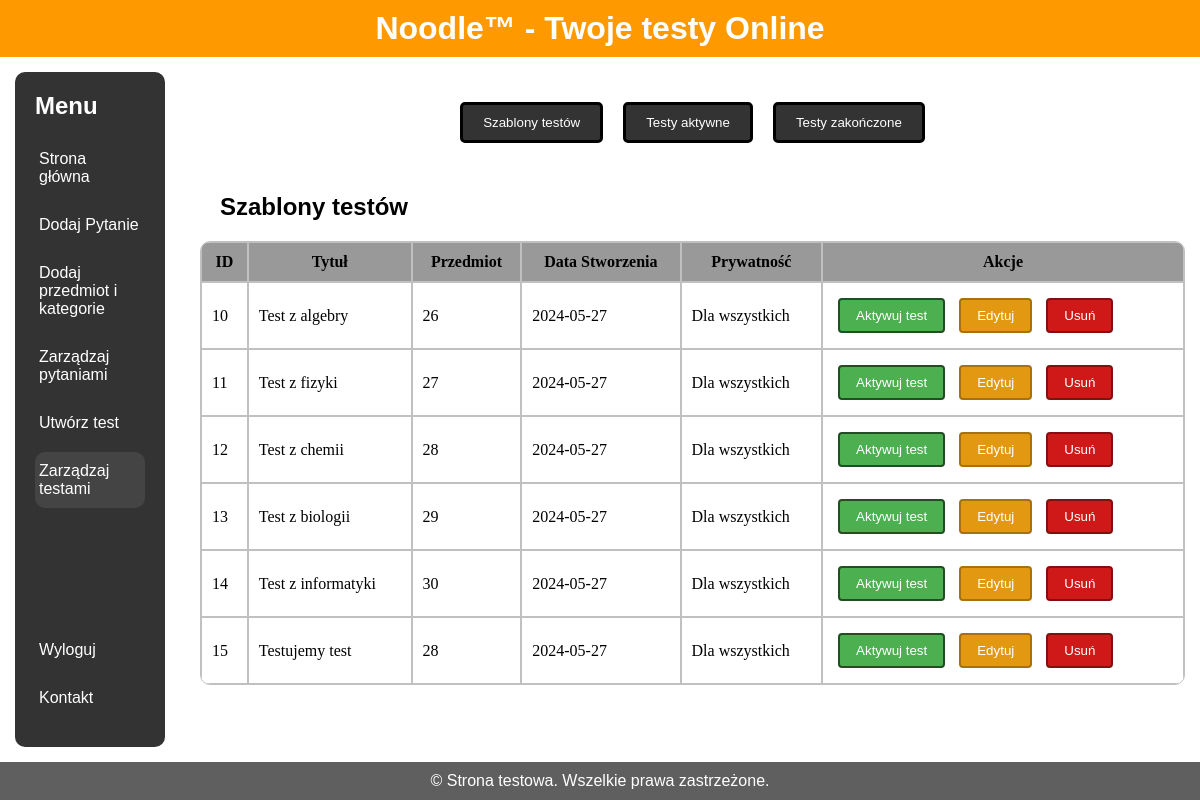
Before: /Strona/html/panel_nauczyciela/zarz_testami.php (signed in) with the older database file.
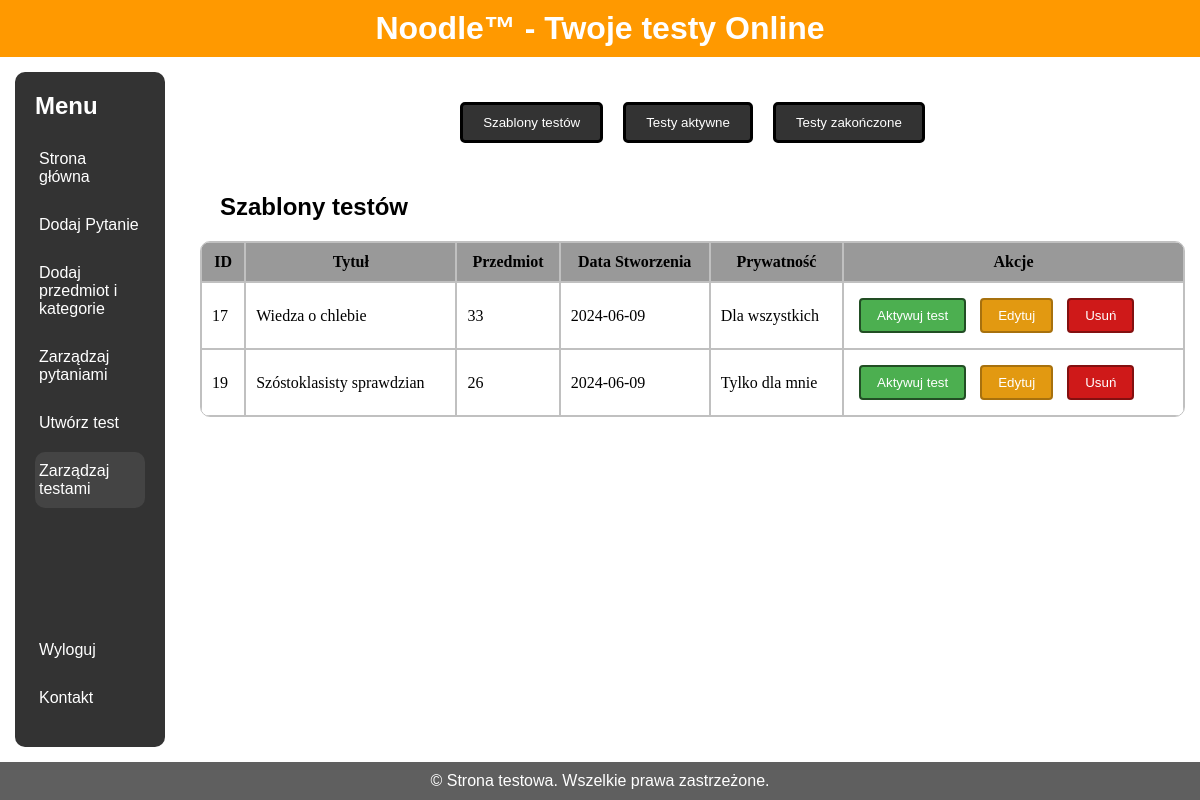
After: the same page with the newer database file.
### tables this page shows
CREATE TABLE `testy_stworzone` (
  `id` int(11) NOT NULL,
  `autor` int(11) NOT NULL,
  `przedmiot` int(11) NOT NULL,
  `prywatnosc` tinyint(1) NOT NULL,
  `tytuł` varchar(50) DEFAULT NULL,
  `data_stworzenia` date NOT NULL
);

### Strona/html/panel_nauczyciela/zarz_testami.php (the view, shortened to what this page needs)
<!DOCTYPE html>
<html lang="en">
<head>
	<link rel="stylesheet" href="../styles.css">
</head>
<body>
	<div class="wrapper">
		<div class="header-content" id="head">
      		<h1>Noodle™ - Twoje testy Online</h1>
    		</div>
    		<div class="container">
      		<div class="sidebar" id="menu">
        		<ul>
				<h2>Menu</h2>
                <li><a href="strona_glowna.php" >Strona główna</a></li>
                <li><a href="dodaj.php">Dodaj Pytanie</a></li>
                <li><a href="dodaj_kat.php">Dodaj przedmiot i kategorie</a></li>
                <li><a href="zarz_pyt.php">Zarządzaj pytaniami</a></li>
                <li><a href="utworz_test.php">Utwórz test</a></li>
                <li><a href="zarz_testami.php" class="aktualna-strona">Zarządzaj testami</a></li>
        		</ul>
			<ul>
                <li>
    				<a href="../logowanie/logout.php">Wyloguj</a>
				</li>
				<li>
					<a href="../kontakt.php">Kontakt</a>
				</li>
			</ul>
      		</div>
			<div class="main-content" id="main">
                <div class="table-buttons">
                    <button onclick="toggleVisibility('testTemplates')">Szablony testów</button>
                    <button onclick="toggleVisibility('activeTests')">Testy aktywne</button>
                    <button onclick="toggleVisibility('finishedTests')">Testy zakończone</button>
                </div>
            <h2 class="h2-zarzadzajtestami" id="testTemplatesTitle" style="display:none;">Szablony testów</h2>
                <table id="testTemplates" style="display:none;">
                    <thead>
                        <tr>
                            <th>ID</th>
                            <th>Tytuł</th>
                            <th>Przedmiot</th>
                            <th>Data Stworzenia</th>
                            <th>Prywatność</th>
                            <th>Akcje</th>
                        </tr>
                    </thead>
                        <tbody>
                            <?php
                                $servername = "localhost";
                                $username = "root";
                                $password = "";
                                $dbname = "baza";
                                $conn = new mysqli($servername, $username, $password, $dbname);
                                    $sql = "SELECT  testy_stworzone.id AS id,
                                                    testy_stworzone.autor AS autor,
                                                    testy_stworzone.przedmiot AS przedmiot,
                                                    testy_stworzone.prywatnosc AS prywatnosc,
                                                    testy_stworzone.tytuł AS tytul,
                                                    testy_stworzone.data_stworzenia AS data_stwo
                                            FROM testy_stworzone;";
                                    $result = $conn->query($sql);
                                    if ($result->num_rows > 0) {
                                        while($row = $result->fetch_assoc()) {
                                            echo '
                                            <tr>
                                                <td>' . $row['id'] . '</td>
                                                <td>' . $row['tytul'] . '</td>
                                                <td>' . $row['przedmiot'] . '</td>
                                                <td>' . $row['data_stwo'] . '</td>
                                                <td>' . ($row['prywatnosc'] === '1' ? 'Tylko dla mnie' : 'Dla wszystkich') . '</td>
                                                <td>
                                                    <button class="test-action-button1" onclick="activateTest(' .  $row['id'] . ')">Aktywuj test</button>
                                                    <button class="test-action-button2" onclick="editTest(' .  $row['id'] . ')">Edytuj</button>
                                                    <button class="test-action-button3" onclick="deleteTest(' .  $row['id'] . ')">Usuń</button>
                                                </td>
                                            </form></td>
                                            </tr>';
                                        }
                                    }
                                    else {
                                        echo '<tr><td>Brak testów do wyświetlenia.</td></tr>';
                                    }
                            ?>
                        </tbody>
                </table>
			</div>
    	</div>
		<div class="footer" id="stopka">
			<p>&copy; Strona testowa. Wszelkie prawa zastrzeżone.</p>
		</div>
	</div>
</body>
</html>

Changed rows visible on the page:
removed testy_stworzone: id "10", tytuł "Test z algebry", przedmiot "26", data_stworzenia "2024-05-27", prywatnosc "Dla wszystkich"
removed testy_stworzone: id "11", tytuł "Test z fizyki", przedmiot "27", data_stworzenia "2024-05-27", prywatnosc "Dla wszystkich"
removed testy_stworzone: id "12", tytuł "Test z chemii", przedmiot "28", data_stworzenia "2024-05-27", prywatnosc "Dla wszystkich"
removed testy_stworzone: id "13", tytuł "Test z biologii", przedmiot "29", data_stworzenia "2024-05-27", prywatnosc "Dla wszystkich"
removed testy_stworzone: id "14", tytuł "Test z informatyki", przedmiot "30", data_stworzenia "2024-05-27", prywatnosc "Dla wszystkich"
removed testy_stworzone: id "15", tytuł "Testujemy test", przedmiot "28", data_stworzenia "2024-05-27", prywatnosc "Dla wszystkich"
added testy_stworzone: id "17", tytuł "Wiedza o chlebie", przedmiot "33", data_stworzenia "2024-06-09", prywatnosc "Dla wszystkich"
added testy_stworzone: id "19", tytuł "Szóstoklasisty sprawdzian", przedmiot "26", data_stworzenia "2024-06-09", prywatnosc "Tylko dla mnie"
